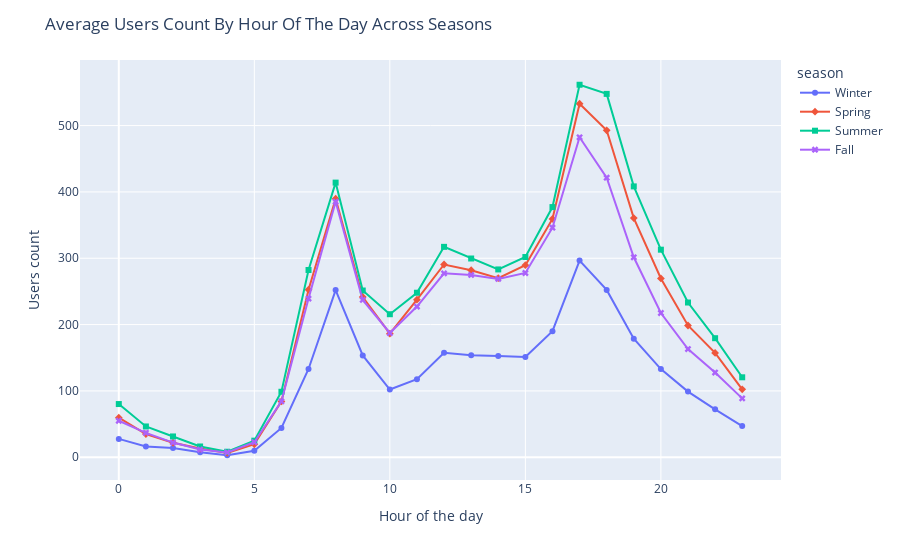

The cell this chart's notebook holds for it:
### Code cell
df = grouped_for_plot_2
fig = px.line(df, x='hour', y='mean', color='season', symbol='season')
fig.update_layout(title='Average Users Count By Hour Of The Day Across Seasons',
                   xaxis_title='Hour of the day', yaxis_title='Users count')
newnames = {'1':'Winter', '2': 'Spring', '3': 'Summer', '4':'Fall'}
fig.for_each_trace(lambda t: t.update(name = newnames[t.name],
                                      legendgroup = newnames[t.name],
                                      hovertemplate = t.hovertemplate.replace(t.name, newnames[t.name])
                                     )
                  )

fig.show()

### Figure 1 — Plotly figure (JSON) as saved in the notebook; plotly's stock layout.template omitted (floating-point values rounded to 4 significant figures)
{"data": [{"hovertemplate": "season=Winter<br>hour=%{x}<br>mean=%{y}<extra></extra>", "legendgroup": "Winter", "line": {"color": "#636efa", "dash": "solid"}, "marker": {"symbol": "circle"}, "mode": "lines+markers", "name": "Winter", "orientation": "v", "showlegend": true, "type": "scatter", "visible": true, "x": [0, 1, 2, 3, 4, 5, 6, 7, 8, 9, 10, 11, 12, 13, 14, 15, 16, 17, 18, 19, 20, 21, 22, 23], "xaxis": "x", "y": [27.68, 16.2, 13.98, 7.481, 3.013, 9.819, 44.2, 133.1, 252.1, 153.5, 102.1, 117.8, 157.4, 153.7, 152.6, 151.1, 190.1, 296.6, 252.2, 178.7, 133.0, 98.95, 72.26, 47.01], "yaxis": "y"}, {"hovertemplate": "season=Spring<br>hour=%{x}<br>mean=%{y}<extra></extra>", "legendgroup": "Spring", "line": {"color": "#EF553B", "dash": "solid"}, "marker": {"symbol": "diamond"}, "mode": "lines+markers", "name": "Spring", "orientation": "v", "showlegend": true, "type": "scatter", "visible": true, "x": [0, 1, 2, 3, 4, 5, 6, 7, 8, 9, 10, 11, 12, 13, 14, 15, 16, 17, 18, 19, 20, 21, 22, 23], "xaxis": "x", "y": [59.6, 34.93, 21.83, 13.11, 6.538, 19.56, 84.2, 252.6, 389.7, 241.6, 186.3, 237.5, 290.6, 281.9, 269.9, 289.5, 359.3, 532.9, 492.9, 360.5, 269.5, 198.6, 157.3, 102.3], "yaxis": "y"}, {"hovertemplate": "season=Summer<br>hour=%{x}<br>mean=%{y}<extra></extra>", "legendgroup": "Summer", "line": {"color": "#00cc96", "dash": "solid"}, "marker": {"symbol": "square"}, "mode": "lines+markers", "name": "Summer", "orientation": "v", "showlegend": true, "type": "scatter", "visible": true, "x": [0, 1, 2, 3, 4, 5, 6, 7, 8, 9, 10, 11, 12, 13, 14, 15, 16, 17, 18, 19, 20, 21, 22, 23], "xaxis": "x", "y": [80.2, 46.41, 31.34, 16.23, 8.313, 25, 98.75, 282.3, 414.0, 251.4, 215.6, 248.0, 317.2, 299.6, 283.1, 301.8, 377.1, 561.6, 547.8, 408.3, 312.9, 233.3, 179.5, 120.5], "yaxis": "y"}, {"hovertemplate": "season=Fall<br>hour=%{x}<br>mean=%{y}<extra></extra>", "legendgroup": "Fall", "line": {"color": "#ab63fa", "dash": "solid"}, "marker": {"symbol": "x"}, "mode": "lines+markers", "name": "Fall", "orientation": "v", "showlegend": true, "type": "scatter", "x": [0, 1, 2, 3, 4, 5, 6, 7, 8, 9, 10, 11, 12, 13, 14, 15, 16, 17, 18, 19, 20, 21, 22, 23], "xaxis": "x", "y": [54.99, 36.83, 22.11, 11.62, 7.303, 22.69, 84.17, 239.2, 385.3, 237.2, 187.3, 227.1, 277.3, 274.8, 268.8, 277.8, 346.1, 482.3, 421.4, 301.4, 217.5, 163.1, 127.7, 88.72], "yaxis": "y"}], "layout": {"autosize": true, "legend": {"title": {"text": "season"}, "tracegroupgap": 0}, "margin": {"t": 60}, "title": {"text": "Average Users Count By Hour Of The Day Across Seasons"}, "xaxis": {"anchor": "y", "autorange": true, "domain": [0, 1], "range": [-1.412, 24.41], "title": {"text": "Hour of the day"}, "type": "linear"}, "yaxis": {"anchor": "x", "autorange": true, "domain": [0, 1], "range": [-40.23, 604.8], "title": {"text": "Users count"}, "type": "linear"}}}
